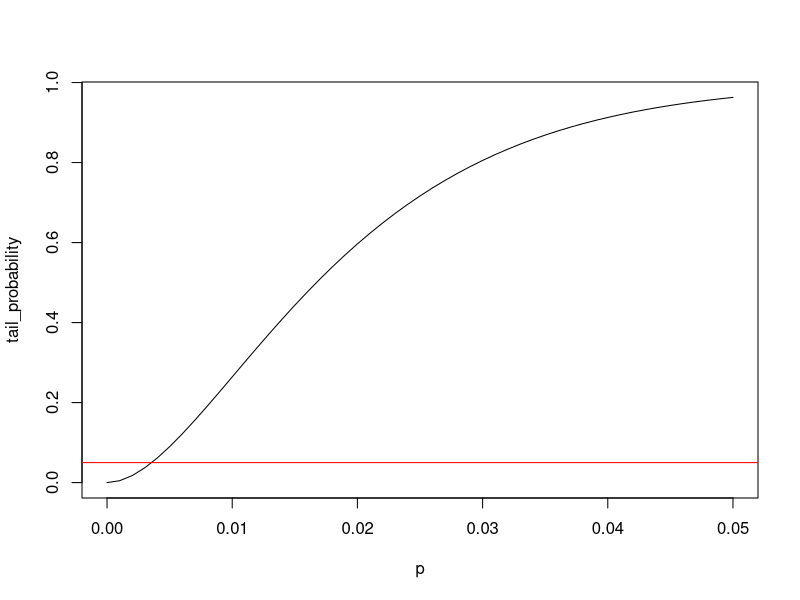
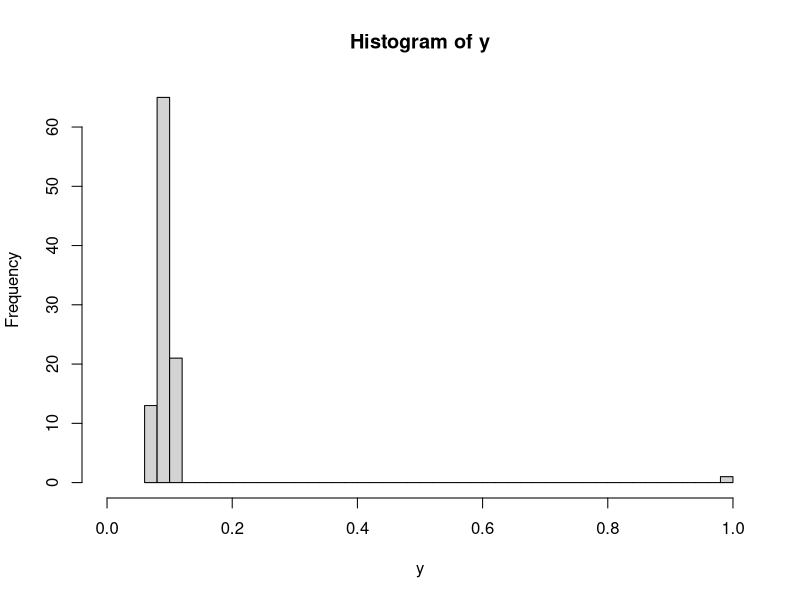
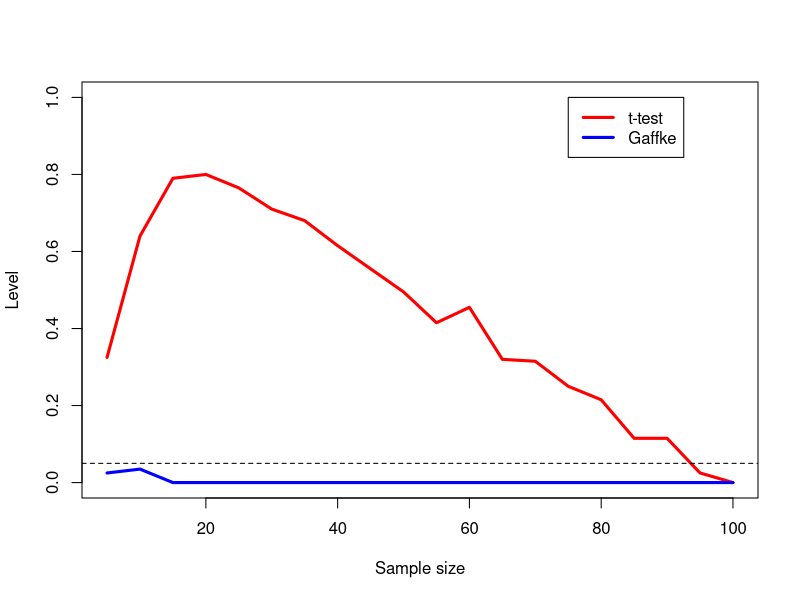

R code for these plots, in order: (Note: a time limit stopped this script after it produced the figures.)
## ---- chunk 1
n <- 100
alpha <- .05
p <- seq(0,.05,by=.001)
tail_probability <- pbinom(q = ceiling(log(alpha) / log(p)), size = n, prob = p, lower.tail = FALSE)
plot(
  x = p,
  y = tail_probability,
  type = 'l'
  )
abline(a = alpha, b = 0, col = 'red')
## ---- chunk 2
library(tidyverse)

B <- 200
y <- c(rnorm(99, mean = .1, sd = .01), 1)
y <- y - mean(y) + .1
hist(y, breaks = 60, xlim = c(0,1))
n_grid <- seq(5, 100, by = 5)

gaffke_level <- rep(NA, length(n_grid))
t_level <- rep(NA, length(n_grid))

for(j in 1:length(n_grid)){
  p_ttest <- rep(NA, 200)
  p_gaffke <- rep(NA, 200)
  for(i in 1:200){
    Y <- sample(y, size = n_grid[j])
    p_ttest[i] <- t.test(x = Y, mu = .1)$p.value
    Z <- matrix(rexp(n = B * n_grid[j]), nrow = B, ncol = n_grid[j]) 
    D <- Z / rowSums(Z)
    p_gaffke[i] <- 1/B * sum(D %*% Y <= 0.1)
  }
  t_level[j] <- mean(p_ttest < .05)
  gaffke_level[j] <- mean(p_gaffke < .05)
}

plot(x = n_grid, y = t_level, ylim = c(0,1), col = "red", type = 'l', lwd = 3, xlab = "Sample size", ylab = "Level")
points(x = n_grid, y = gaffke_level, col = "blue", type = 'l', lwd = 3)
legend(x = 75, y = 1, lwd = 3, col = c("red","blue"), legend = c("t-test","Gaffke"))
abline(0.05, 0, lty = "dashed")
## ---- chunk 3
#functions to get confidence bounds
Gaffke_CB <- function(x, alpha = .05, B = 200, side = "upper"){
  n <- length(x)
  if(side == "lower"){
    x <- 1 - x
  }
  z <- sort(x, decreasing = FALSE)
  ms <- rep(NA, B)
  s <- c(diff(z), 1 - z[n])
  for(i in 1:B){
    #this uses the equivalence of differences of uniform order statistics and Dirichlet RVs
    u <- sort(runif(n), decreasing = FALSE)
    ms[i] <- 1 - sum(u * s)
  }
  ms_alpha <- quantile(ms, 1 - alpha)
  if(side == "lower"){
    1 - ms_alpha
  } else if(side == "upper"){
    ms_alpha
  }
}
Stringer_CB <- function(x, alpha = .05, side = "upper"){
  n <- length(x)
  if(side == "lower"){
    x <- 1 - x
  }
  z <- sort(x)
  m <- sum(z != 0)
  p <- rep(NA, m+1)
  
  for(i in 0:m){
    if(i == n){
      p[i+1] <- 1
    } else{
      p[i+1] <- uniroot(
        function(p){pbinom(q = i, size = n, prob = p, lower.tail = FALSE) - (1-alpha)},
        interval = c(0,1)
      )$root
    }
  }
  stringer_bound <- p[1] + sum(diff(p) * z[n:(n+1-m)])
  if(side == "lower"){
    1 - stringer_bound
  } else if(side == "upper"){
    stringer_bound
  }
}

get_CLT_CI <- function(x){
  n <- length(x)
  c(mean(x) - qnorm(.975) * sd(x) / sqrt(n), mean(x) + qnorm(.975) * sd(x) / sqrt(n))
}
get_Gaffke_CI <- function(x){
  c(Gaffke_CB(x = x, alpha = .025, side = "lower"), Gaffke_CB(x = x, alpha = .025, side = "upper"))
}
get_Stringer_CI <- function(x){
  c(Stringer_CB(x = x, alpha = .025, side = "lower"), Stringer_CB(x = x, alpha = .025, side = "upper"))
}
#functions to help simulate from distributions specified in Romano / Wolf
triangle_quantile <- function(q){
  ifelse(q < 1/2, sqrt(q/2), 1 - sqrt(1-q)/sqrt(2))
}
inverted_triangle_quantile <- function(q){
  #the thresholding here with pmin/pmax is just to prevent ifelse from throwing a useless warning
  ifelse(q < 1/2, 0.5 * (1 - sqrt(1 - 2*pmin(q,.5))), 0.5 * (1 + sqrt(2*pmax(q,.5) - 1)))
}
skewed_triangle_quantile <- function(q){
  sqrt(q)
}

B <- 1000
n_grid <- c(10, 30)
populations <- c("Uniform", "Triangle", "Inverted-Triangle", "Skewed-Triangle", "Two-Point")

width_frame_CLT <- expand.grid(
  n = n_grid,
  population = populations
) %>%
  mutate(metric = "Width", method = "CLT", value = NA)
coverage_frame_CLT <- expand.grid(
  n = n_grid,
  population = populations
) %>%
  mutate(metric = "Coverage", method = "CLT", value = NA)
width_frame_Gaffke <- expand.grid(
  n = n_grid,
  population = populations
) %>%
  mutate(metric = "Width", method = "Gaffke", value = NA)
coverage_frame_Gaffke <- expand.grid(
  n = n_grid,
  population = populations
) %>%
  mutate(metric = "Coverage", method = "Gaffke", value = NA)
width_frame_Stringer <- expand.grid(
  n = n_grid,
  population = populations
) %>%
  mutate(metric = "Width", method = "Stringer", value = NA)
coverage_frame_Stringer <- expand.grid(
  n = n_grid,
  population = populations
) %>%
  mutate(metric = "Coverage", method = "Stringer", value = NA)


for(i in 1:nrow(width_frame_CLT)){
  if(width_frame_CLT$population[i] == "Uniform"){
    Gaffke_CIs <- t(replicate(B, get_Gaffke_CI(x = runif(n = width_frame_Gaffke$n[i]))))
    Stringer_CIs <- t(replicate(B, get_Stringer_CI(x = runif(n = width_frame_Stringer$n[i]))))
    CLT_CIs <- t(replicate(B, get_CLT_CI(x = runif(n = width_frame_CLT$n[i]))))
    coverage_Gaffke <- mean(Gaffke_CIs[,1] <= 0.5 & Gaffke_CIs[,2] >= 0.5)
    coverage_Stringer <- mean(Stringer_CIs[,1] <= 0.5 & Stringer_CIs[,2] >= 0.5)
    coverage_CLT <- mean(CLT_CIs[,1] <= 0.5 & CLT_CIs[,2] >= 0.5)
  } else if(width_frame_CLT$population[i] == "Triangle"){
    Gaffke_CIs <- t(replicate(B, get_Gaffke_CI(x = triangle_quantile(runif(n = width_frame_Gaffke$n[i])))))
    Stringer_CIs <- t(replicate(B, get_Stringer_CI(x = triangle_quantile(runif(n = width_frame_Stringer$n[i])))))
    CLT_CIs <- t(replicate(B, get_CLT_CI(x = triangle_quantile(runif(n = width_frame_CLT$n[i])))))
    coverage_Gaffke <- mean(Gaffke_CIs[,1] <= 0.5 & Gaffke_CIs[,2] >= 0.5)
    coverage_Stringer <- mean(Stringer_CIs[,1] <= 0.5 & Stringer_CIs[,2] >= 0.5)
    coverage_CLT <- mean(CLT_CIs[,1] <= 0.5 & CLT_CIs[,2] >= 0.5)
  } else if(width_frame_CLT$population[i] == "Inverted-Triangle"){
    Gaffke_CIs <- t(replicate(B, get_Gaffke_CI(x = inverted_triangle_quantile(runif(n = width_frame_Gaffke$n[i])))))
    Stringer_CIs <- t(replicate(B, get_Stringer_CI(x = inverted_triangle_quantile(runif(n = width_frame_Stringer$n[i])))))
    CLT_CIs <- t(replicate(B, get_CLT_CI(x = inverted_triangle_quantile(runif(n = width_frame_CLT$n[i])))))
    coverage_Gaffke <- mean(Gaffke_CIs[,1] <= 0.5 & Gaffke_CIs[,2] >= 0.5)
    coverage_Stringer <- mean(Stringer_CIs[,1] <= 0.5 & Stringer_CIs[,2] >= 0.5)
    coverage_CLT <- mean(CLT_CIs[,1] <= 0.5 & CLT_CIs[,2] >= 0.5)
  } else if(width_frame_CLT$population[i] == "Skewed-Triangle"){
    Gaffke_CIs <- t(replicate(B, get_Gaffke_CI(x = skewed_triangle_quantile(runif(n = width_frame_Gaffke$n[i])))))
    Stringer_CIs <- t(replicate(B, get_Stringer_CI(x = skewed_triangle_quantile(runif(n = width_frame_Stringer$n[i])))))
    CLT_CIs <- t(replicate(B, get_CLT_CI(x = skewed_triangle_quantile(runif(n = width_frame_CLT$n[i])))))
    coverage_Gaffke <- mean(Gaffke_CIs[,1] <= 2/3 & Gaffke_CIs[,2] >= 2/3)
    coverage_Stringer <- mean(Stringer_CIs[,1] <= 2/3 & Stringer_CIs[,2] >= 2/3)
    coverage_CLT <- mean(CLT_CIs[,1] <= 2/3 & CLT_CIs[,2] >= 2/3)
  } else if(width_frame_CLT$population[i] == "Two-Point"){
    Gaffke_CIs <- t(replicate(B, get_Gaffke_CI(x = rbinom(n = width_frame_Gaffke$n[i], size = 1, p = .05))))
    Stringer_CIs <- t(replicate(B, get_Stringer_CI(x = rbinom(n = width_frame_Stringer$n[i], size = 1, p = .05))))
    CLT_CIs <- t(replicate(B, get_CLT_CI(x = rbinom(n = width_frame_CLT$n[i], size = 1, p = .05))))
    coverage_Gaffke <- mean(Gaffke_CIs[,1] <= 0.05 & Gaffke_CIs[,2] >= 0.05)
    coverage_Stringer <- mean(Stringer_CIs[,1] <= 0.05 & Stringer_CIs[,2] >= 0.05)
    coverage_CLT <- mean(CLT_CIs[,1] <= 0.05 & CLT_CIs[,2] >= 0.05)
  }
  width_frame_Gaffke$value[i] <- mean(Gaffke_CIs[,2] - Gaffke_CIs[,1])
  width_frame_CLT$value[i] <- mean(CLT_CIs[,2] - CLT_CIs[,1])
  width_frame_Stringer$value[i] <- mean(Stringer_CIs[,2] - Stringer_CIs[,1])
  coverage_frame_Gaffke$value[i] <- coverage_Gaffke
  coverage_frame_Stringer$value[i] <- coverage_Stringer
  coverage_frame_CLT$value[i] <- coverage_CLT
} 

coverage_frame <- bind_rows(
  coverage_frame_CLT,
  coverage_frame_Gaffke,
  coverage_frame_Stringer
) 
width_frame <- bind_rows(
  width_frame_CLT,
  width_frame_Gaffke,
  width_frame_Stringer
) %>% 
  mutate(value = round(value, 2))


coverage_table <- coverage_frame %>% 
  pivot_wider(names_from = "method", values_from = "value")
width_table <- width_frame %>%
  pivot_wider(names_from = "method", values_from = "value")

#table 1
coverage_table

#table 2
width_table
## ---- chunk 4
n_sims <- 1000
B <- 200
n <- 5
G_Y_U <- rep(NA, n_sims)
G_Y_V <- matrix(NA, nrow = n_sims, ncol = B)
for(i in 1:n_sims){
  #uniform F
  U_sorted <- sort(runif(n))
  V_sorted <- sort(runif(n))
  G_Y_U[i] <- sum(U_sorted * diff(c(U_sorted, 1)))
  G_Y_V[i,] <- replicate(B, sum(U_sorted * diff(c(sort(runif(n)), 1))))
}
Q_G_V <- apply(G_Y_V, 1, quantile, .05)

plot(ecdf(Q_G_V))
plot(ecdf(G_Y_U), add = T)
